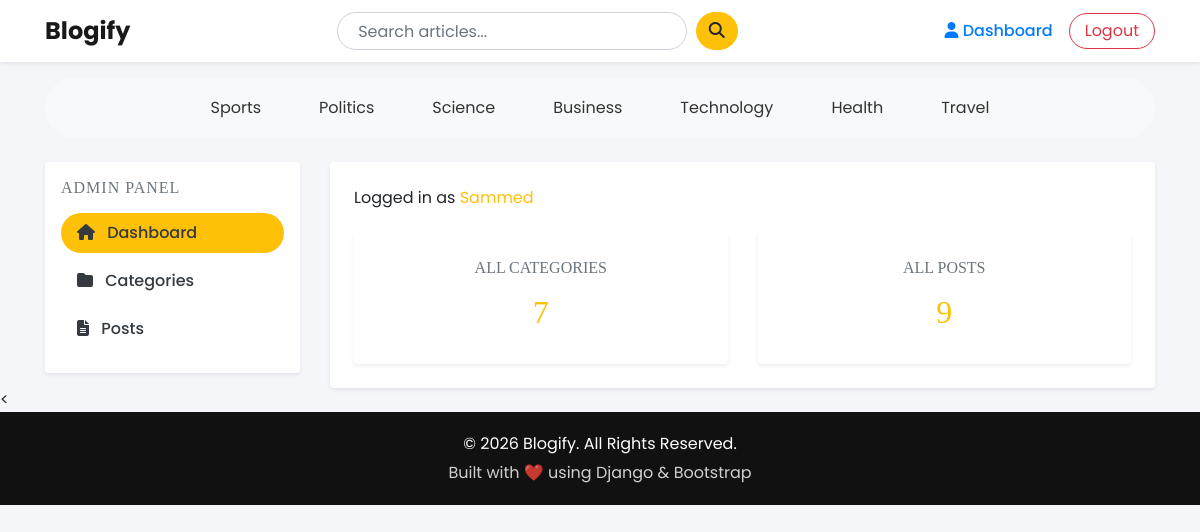
Page /dashboard/ (signed in) on the committed database.
### Blogapp/models.py (models this page shows, shortened)
class Category(models.Model):
    category_name = models.CharField(max_length=50, unique=True)
    created_at = models.DateTimeField(auto_now_add=True)
    updated_at = models.DateTimeField(auto_now=True)
    class Meta:
        verbose_name_plural = 'categories'

### dashboard/views.py (the view)
# urls.py: path('dashboard/', include('dashboard.urls')),
@login_required(login_url='login')
def dashboard(request):
    context = {
        "category_count": Category.objects.count(),
        "blogs_count": Blog.objects.count()
    }
    return render(request, 'dashboard/dashboard.html', context)

### Blogapp/context_processors.py (called while the page is built)
def get_categories(request):
    categories = Category.objects.all()
    return dict(categories=categories)

def get_social_link(request):
    social_link = SocialLink.objects.all()
    return dict(social_link=social_link)

### Blogapp/templates/dashboard/dashboard.html
{% extends 'base.html' %}
{% block content %}
<div class="row">
    {% include 'dashboard/sidebar.html' %}
    <div class="col-md-9">
        <div class="card border-0 shadow-sm rounded-4 p-4">
            <p class="mb-4">
                Logged in as
                <span class="fw-bold text-warning">{{ user }}</span>
            </p>
            <div class="row g-4">
                <div class="col-md-6">
                    <div class="card border-0 shadow-sm rounded-4 text-center p-4 h-100">
                        <h6 class="text-uppercase text-muted mb-3">
                            All Categories
                        </h6>
                        <h2 class="fw-bold text-warning">
                            {{ category_count }}
                        </h2>
                    </div>
                </div>
                <div class="col-md-6">
                    <div class="card border-0 shadow-sm rounded-4 text-center p-4 h-100">
                        <h6 class="text-uppercase text-muted mb-3">
                            All Posts
                        </h6>
                        <h2 class="fw-bold text-warning">
                            {{ blogs_count }}
                        </h2>
                    </div>
                </div>
            </div>
        </div>
    </div>
</div>
{% endblock %}

### Blogapp/templates/base.html (shortened to what this page needs)
{% load static %}
<!DOCTYPE html>
<html lang="en">
<head>
    <link rel="stylesheet" href="https://cdn.jsdelivr.net/npm/bootstrap@4.6.2/dist/css/bootstrap.min.css">
    <link rel="stylesheet" href="https://cdnjs.cloudflare.com/ajax/libs/font-awesome/6.5.0/css/all.min.css">
    <link href="{% static 'css/blog.css' %}" rel="stylesheet">
    <link href="{% static 'css/home.css' %}" rel="stylesheet">
    <link href="{% static 'css/base.css' %}" rel="stylesheet">
    <link href="{% static 'css/login.css' %}" rel="stylesheet">
    <link href="{% static 'css/register.css' %}" rel="stylesheet">
    <link href="{% static 'css/posts.css' %}" rel="stylesheet">
    <link href="{% static 'css/users.css' %}" rel="stylesheet">
</head>
<body>
<nav class="navbar navbar-expand-lg navbar-light bg-white shadow-sm sticky-top">
  <div class="container">
    <a class="navbar-brand" href="/">Blogify</a>
    <div class="collapse navbar-collapse" id="navbarContent">
      <form class="d-flex mx-auto search-box" action="{% url 'search' %}" method="GET">
        <input class="form-control me-2" type="search" name="keyword"
               value="{{ keyword }}" placeholder="Search articles...">&nbsp;&nbsp;
        <button class="btn btn-warning" type="submit">
            <i class="fa fa-search"></i>
        </button>
      </form>
      <div class="d-flex align-items-center gap-2">
        {% if not user.is_authenticated %}
          <a class="btn btn-warning btn-custom" href="{% url 'login' %}">
              Login
          </a>&nbsp;&nbsp;
          <a class="btn btn-outline-dark btn-custom" href="{% url 'register' %}">
              Register
          </a>
        {% else %}
          <a class="nav-link" href="{% url 'dashboard' %}">
              <i class="fa fa-user"></i> Dashboard
          </a>
          <a class="btn btn-outline-danger btn-custom" href="{% url 'logout' %}">
              Logout
          </a>
        {% endif %}
      </div>
    </div>
  </div>
</nav>
<div class="container mt-3">
  <div class="d-flex flex-wrap justify-content-center"
       style="background:#f8f9fa; padding:12px 20px; border-radius:30px;">
    {% for cat in categories %}
      <a href="{% url 'posts_by_category' cat.id %}"
         style="
            text-decoration:none;
            color:#333;
            margin:0 15px;        /* 👈 space between categories */
            padding:6px 14px;
            border-radius:20px;
            transition:0.3s;
            display:inline-block;
         "
         onmouseover="this.style.backgroundColor='#ffc107'; this.style.color='black';"
         onmouseout="this.style.backgroundColor='transparent'; this.style.color='#333';"
      >
        {{ cat.category_name }}
      </a>
    {% endfor %}
  </div>
</div>
<div class="container mt-4">
{% block content %}
{% endblock %}
</div>
<<footer
    style="
        margin-top:auto;
        background-color:#111;
        color:#fff;
        padding:20px 0;
        text-align:center;
    "
>
    <div style="max-width:1200px; margin:auto;">
        <p style="margin-bottom:5px;">
            © 2026 Blogify. All Rights Reserved.
        </p>
        <p style="margin:0; opacity:0.8;">
            Built with ❤️ using Django & Bootstrap
        </p>
    </div>
</footer>
</body>
</html>

### Blogapp/static/css/blog.css (style rules this page uses)
h1, h2, h3, h4, h5, h6 { font-family: "Playfair Display", Georgia, "Times New Roman", serif; }

### Blogapp/static/css/base.css (style rules this page uses)
body { font-family: 'Poppins', sans-serif; background-color: #f8f9fa; }
.navbar-brand { font-weight: 700; font-size: 24px; }
.search-box input { border-radius: 50px; padding-left: 20px; }
.search-box button { border-radius: 50px; }
.nav-link { font-weight: 500; transition: 0.3s; }
.btn-custom { border-radius: 50px; padding: 5px 15px; }
footer { background: #111; color: #aaa; padding: 30px 0; margin-top: 60px; }

### Blogapp/static/css/users.css (style rules this page uses)
body { background-color: #f4f6f9; overflow-x: hidden; }

### rows in the picture
Category: category_name "Sports"
Category: category_name "Politics"
Category: category_name "Science"
Category: category_name "Business"
Category: category_name "Technology"
Category: category_name "Health"
Category: category_name "Travel"

### other values in the picture
{{ user }} "Sammed"
{{ category_count }} "7"
{{ blogs_count }} "9"
